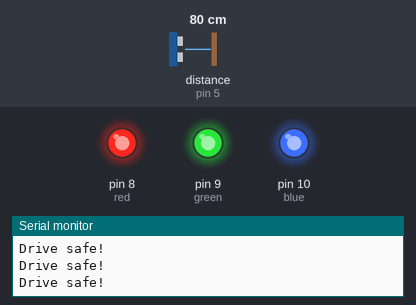
A sketch run on a simulated Arduino Uno, built with avr-gcc and run on an emulated ATmega328P. On the bench: output pins drawn as LEDs (lit = HIGH), the last lines printed to the serial monitor. The test bench sets the inputs (shaded band); at power-on: distance to the obstacle (sensor on pin 5) 80 cm.

Above: at 1.3 s.
1.4 s: distance to the obstacle (sensor on pin 5) set to 55 cm
2.9 s: distance to the obstacle (sensor on pin 5) set to 45 cm
At 3.9 s:
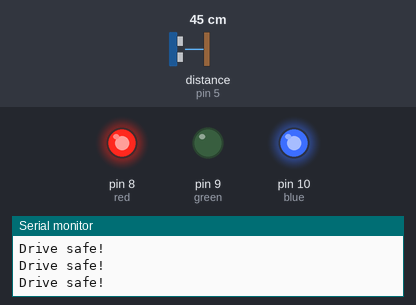
4.5 s: distance to the obstacle (sensor on pin 5) set to 33 cm
6.0 s: distance to the obstacle (sensor on pin 5) set to 28 cm
At 6.8 s:
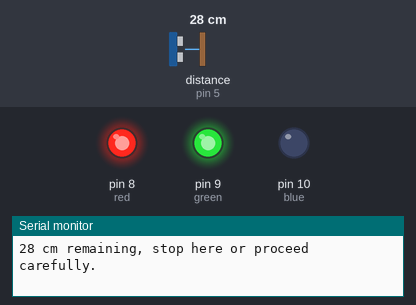
7.5 s: distance to the obstacle (sensor on pin 5) set to 12 cm
10.5 s: distance to the obstacle (sensor on pin 5) set to 9 cm
At 11.0 s:
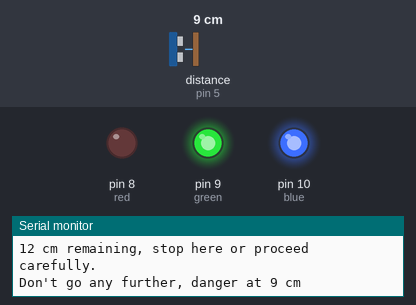
Timing chart, 0 to 13.0 s (numbered marks = the images above; inputs shaded):
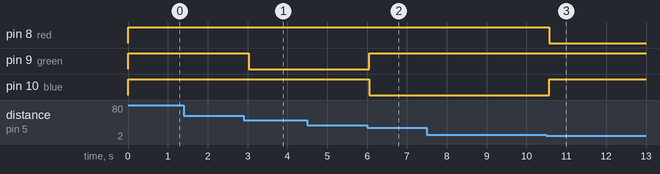

Measured:
- the behaviour switches between 50 and 49 cm on distance to the obstacle (sensor on pin 5) (found by bisection; images 0 and 1)
- the behaviour switches between 31 and 30 cm on distance to the obstacle (sensor on pin 5) (found by bisection; images 1 and 2)
- the behaviour switches between 11 and 10 cm on distance to the obstacle (sensor on pin 5) (found by bisection; images 2 and 3)
- after the input at 2.9 s, pin 9 (green): HIGH → LOW after 0.13 s
- after the input at 4.5 s, every drawn part: stays the same
- after the input at 6.0 s, pin 9 (green): LOW → HIGH after 0.05 s; pin 10 (blue): HIGH → LOW after 0.05 s
- after the input at 10.5 s, pin 8 (red): HIGH → LOW after 0.07 s; pin 10 (blue): LOW → HIGH after 0.07 s

The sketch:

parking-example.ino
```cpp
#include <NewPing.h>
#define red 8
#define green 9
#define blue 10

NewPing sonar(4,5, 300);

void setup() {
  // put your setup code here, to run once:
  Serial.begin(9600);
  pinMode(red, OUTPUT);
  pinMode(green, OUTPUT);
  pinMode(blue, OUTPUT);
  pinMode(3, INPUT);

  digitalWrite(red, HIGH);
  digitalWrite(green, LOW);
  digitalWrite(blue, HIGH);

  digitalWrite(3, HIGH);

}

void loop() {
  // put your main code here, to run repeatedly:
  int distance = sonar.ping_cm();

  if( distance <= 10) {
    digitalWrite(red, LOW);
    digitalWrite(green, HIGH);
    digitalWrite(blue, HIGH);
    Serial.print("Don't go any further, danger at ");
    Serial.print(distance);
    Serial.println(" cm");
  }
  else if ( distance <= 30 ) {
    digitalWrite(red, HIGH);
    digitalWrite(green, HIGH);
    digitalWrite(blue, LOW);
    Serial.print(distance);
    Serial.println(" cm remaining, stop here or proceed carefully.");
  }
  else if ( distance <= 50 ) {
    digitalWrite(red, HIGH);
    digitalWrite(green, LOW);
    digitalWrite(blue, HIGH);
    //Serial.println("Found obstacle at %d.", distance);
  }
  else {
    digitalWrite(red, HIGH);
    digitalWrite(green, HIGH);
    digitalWrite(blue, HIGH);
    Serial.println("Drive safe!");
  }

  delay (500);
}
```
